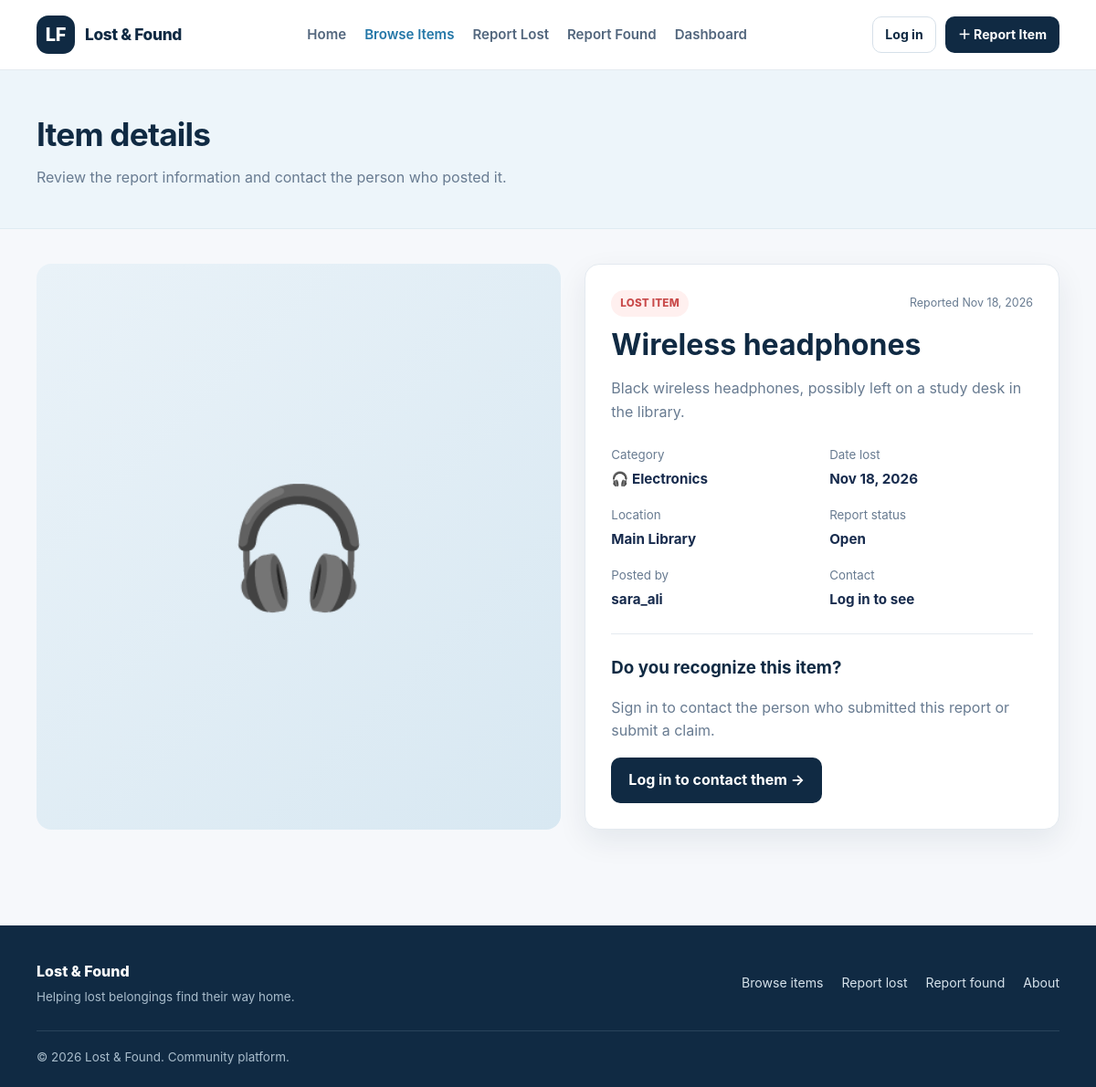
The app's page /item-details.php?id=1 with its own data.
### tables this page shows
CREATE TABLE `ItemReports` (
  `ReportID` int(11) NOT NULL AUTO_INCREMENT,
  `user_id` int(11) NOT NULL,
  `category_id` int(11) NOT NULL,
  `Title` varchar(100) NOT NULL,
  `Location` varchar(120) NOT NULL,
  `ItemDate` date NOT NULL,
  `Description` text NOT NULL,
  `Contact` varchar(120) DEFAULT NULL,
  `Photo` longblob DEFAULT NULL,
  `PhotoMime` varchar(50) DEFAULT NULL,
  `Status` enum('lost','found') NOT NULL,
  `ReportState` enum('open','returned') NOT NULL DEFAULT 'open',
  `CreatedAt` timestamp NULL DEFAULT current_timestamp(),
  PRIMARY KEY (`ReportID`),
  KEY `fk_reports_user` (`user_id`),
  KEY `fk_reports_category` (`category_id`),
  CONSTRAINT `fk_reports_category` FOREIGN KEY (`category_id`) REFERENCES `Category` (`category_id`) ON UPDATE CASCADE,
  CONSTRAINT `fk_reports_user` FOREIGN KEY (`user_id`) REFERENCES `Student` (`user_id`) ON DELETE CASCADE ON UPDATE CASCADE
);

CREATE TABLE `Category` (
  `category_id` int(11) NOT NULL AUTO_INCREMENT,
  `category_name` varchar(50) NOT NULL,
  `icon` varchar(10) NOT NULL,
  PRIMARY KEY (`category_id`),
  UNIQUE KEY `category_name` (`category_name`)
);

CREATE TABLE `Student` (
  `user_id` int(11) NOT NULL,
  `user_name` varchar(30) NOT NULL,
  `password` varchar(255) NOT NULL,
  `email` varchar(100) NOT NULL,
  `role` enum('student','admin') NOT NULL DEFAULT 'student',
  `created_at` timestamp NULL DEFAULT current_timestamp(),
  PRIMARY KEY (`user_id`),
  UNIQUE KEY `user_name` (`user_name`),
  UNIQUE KEY `email` (`email`)
);

### sql/config.php (called while the page is built, shortened)
<?php
function db_settings(): array
{
    $db_host = 'localhost';
    $db_user = 'root';
    $db_password = '';
    $db_name = 'yu_lost_found';
    return [$db_host, $db_user, $db_password, $db_name];
}
function db(): mysqli
{
    [$host, $user, $pass, $name] = db_settings();
    $conn = @mysqli_connect($host, $user, $pass, $name);
    mysqli_set_charset($conn, 'utf8mb4');
    return $conn;
}
function db_errno(?int $set = null): int
{
    static $errno = 0;
    if ($set !== null) {
        $errno = $set;
    }
    return $errno;
}
function db_run(string $sql, string $types = '', array $params = [])
{
    $stmt = mysqli_prepare(db(), $sql);
    if ($types !== '') {
        $blobs = [];
        mysqli_stmt_bind_param($stmt, $types, ...$params);
    }
    if (!mysqli_stmt_execute($stmt)) {
        db_errno(mysqli_stmt_errno($stmt));
        error_log('SQL execute failed: ' . mysqli_stmt_error($stmt));
        mysqli_stmt_close($stmt);
        return false;
    }
    return $stmt;
}
function db_select(string $sql, string $types = '', array $params = []): array
{
    $stmt = db_run($sql, $types, $params);
    $result = mysqli_stmt_get_result($stmt);
    $rows = $result ? mysqli_fetch_all($result, MYSQLI_ASSOC) : [];
    return $rows;
}
function db_select_one(string $sql, string $types = '', array $params = []): ?array
{
    $rows = db_select($sql, $types, $params);
    return $rows[0] ?? null;
}
function e($value): string
{
    return htmlspecialchars((string) $value, ENT_QUOTES, 'UTF-8');
}
function fmt_date(?string $date): string
{
    return $date ? date('M d, Y', strtotime($date)) : '';
}
function is_logged_in(): bool
{
    return isset($_SESSION['user_id']);
}
function is_admin(): bool
{
    return ($_SESSION['role'] ?? '') === 'admin';
}

### html/item-details.php (the view, shortened to what this page needs)
<?php
require_once __DIR__ . '/../sql/config.php';
$id = (int) ($_GET['id'] ?? 0);
$r = db_select_one(
    'SELECT r.*, (r.Photo IS NOT NULL) AS has_photo, c.category_name, c.icon, s.user_name
       FROM ItemReports r
       JOIN Category c ON c.category_id = r.category_id
       JOIN Student  s ON s.user_id = r.user_id
      WHERE r.ReportID = ?', 'i', [$id]);
$is_owner = is_logged_in() && (int) $r['user_id'] === current_user_id();
$can_manage = $is_owner || is_admin();
include __DIR__ . '/inc/header.php';
?>
<main>
    <section class="page-hero">
        <div class="container"><h1>Item details</h1><p>Review the report information and contact the person who posted it.</p></div>
    </section>
    <section class="container content">
        <div class="detail-layout">
            <div class="detail-image">
                <?php if ($r['has_photo']): ?>
                    <img src="../sql/image.php?id=<?= (int) $r['ReportID'] ?>" alt="Photo of <?= e($r['Title']) ?>">
                <?php else: ?>
                    <?= e($r['icon']) ?>
                <?php endif; ?>
            </div>
            <article class="card detail-panel">
                <div class="item-meta">
                    <span>
                        <span class="tag tag-<?= e($r['Status']) ?>"><?= strtoupper(e($r['Status'])) ?> ITEM</span>
                    </span>
                    <span class="hint">Reported <?= e(fmt_date($r['CreatedAt'])) ?></span>
                </div>
                <h1><?= e($r['Title']) ?></h1>
                <p class="pre-line detail-text"><?= e($r['Description']) ?></p>
                <div class="detail-list">
                    <div><small>Category</small><strong><?= e($r['icon'] . ' ' . $r['category_name']) ?></strong></div>
                    <div><small><?= $r['Status'] === 'lost' ? 'Date lost' : 'Date found' ?></small><strong><?= e(fmt_date($r['ItemDate'])) ?></strong></div>
                    <div><small>Location</small><strong><?= e($r['Location']) ?></strong></div>
                    <div><small>Report status</small><strong><?= $r['ReportState'] === 'returned' ? 'Returned' : 'Open' ?></strong></div>
                    <div><small>Posted by</small><strong><?= e($r['user_name']) ?></strong></div>
                    <div><small>Contact</small><strong><?= is_logged_in() ? e($r['Contact'] ?: 'Not provided') : 'Log in to see' ?></strong></div>
                </div>
                <hr class="divider">
                <?php if ($can_manage): ?>
                    <h3 class="panel-title">Manage this report</h3>
                    <div class="actions wrap">
                        <a class="btn btn-sm" href="edit-report.php?id=<?= (int) $r['ReportID'] ?>">Edit</a>
                        <?php if ($r['ReportState'] === 'open'): ?>
                            <form method="post" action="../sql/report_status.php" class="inline-form">
                                <?= csrf_field() ?><input type="hidden" name="report_id" value="<?= (int) $r['ReportID'] ?>">
                                <input type="hidden" name="state" value="returned">
                                <button class="btn btn-outline btn-sm" type="submit">Mark as returned</button>
                            </form>
                        <?php else: ?>
                            <form method="post" action="../sql/report_status.php" class="inline-form">
                                <?= csrf_field() ?><input type="hidden" name="report_id" value="<?= (int) $r['ReportID'] ?>">
                                <input type="hidden" name="state" value="open">
                                <button class="btn btn-outline btn-sm" type="submit">Re-open</button>
                            </form>
                        <?php endif; ?>
                        <form method="post" action="../sql/delete_report.php" class="inline-form" data-confirm="Delete this report permanently? This cannot be undone.">
                            <?= csrf_field() ?><input type="hidden" name="report_id" value="<?= (int) $r['ReportID'] ?>">
                            <button class="btn btn-danger btn-sm" type="submit">Delete</button>
                        </form>
                    </div>
                <?php elseif (!is_logged_in()): ?>
                    <h3 class="panel-title">Do you recognize this item?</h3>
                    <p class="muted">Sign in to contact the person who submitted this report or submit a claim.</p>
                    <a class="btn" href="login.php">Log in to contact them →</a>
                <?php elseif ($r['ReportState'] === 'returned'): ?>
                    <p class="muted">This item has already been returned to its owner.</p>
                <?php endif; ?>
            </article>
        </div>
    </section>
</main>
<?php include __DIR__ . '/inc/footer.php'; ?>

### html/css/style.css (style rules this page uses)
:root { --navy:#102a43;--navy-2:#173f5f;--blue:#2477a8;--sky:#eaf4fa; --ink:#172b4d;--muted:#687b91;--line:#e4eaf0;--bg:#f6f8fb; --white:#fff;--red:#c94b4b;--red-bg:#fff0ef;--green:#16845b;--green-bg:#e9f7f0; --shadow:0 12px 32px rgba(16,42,67,.08);--radius:16px; }
* { box-sizing:border-box }
html { scroll-behavior:smooth }
body { margin:0;font-family:Inter,ui-sans-serif,system-ui,-apple-system,"Segoe UI",sans-serif;color:var(--ink);background:var(--bg);line-height:1.6 }
a { color:inherit;text-decoration:none }
.container { width:min(1120px,calc(100% - 40px));margin:auto }
.btn { display:inline-flex;align-items:center;justify-content:center;gap:8px;padding:11px 18px;border:1px solid transparent;border-radius:10px;background:var(--navy);color:#fff;font-weight:700;cursor:pointer;transition:.2s }
.stat-card,.card,.panel { background:white;border:1px solid var(--line);border-radius:var(--radius);box-shadow:var(--shadow) }
.item-meta { display:flex;align-items:center;justify-content:space-between;gap:10px;margin-bottom:9px }
.tag { display:inline-flex;padding:5px 10px;border-radius:30px;font-size:.73rem;font-weight:800;letter-spacing:.2px }
.tag-lost { background:var(--red-bg);color:var(--red) }
.page-hero { background:#edf5fa;padding:42px 0;border-bottom:1px solid #dfebf2 }
.page-hero h1 { margin:0 0 7px;color:var(--navy);font-size:2.2rem;letter-spacing:-.8px }
.page-hero p { margin:0;color:var(--muted) }
.content { padding:38px 0 70px }
.hint { font-size:.78rem;color:var(--muted) }
.detail-layout { display:grid;grid-template-columns:1.05fr .95fr;gap:26px }
.detail-image { min-height:360px;border-radius:var(--radius);background:linear-gradient(135deg,#e9f2f8,#d8e8f2);display:grid;place-items:center;font-size:8rem }
.detail-panel { padding:28px }
.detail-panel h1 { font-size:2rem;line-height:1.2;color:var(--navy);margin:12px 0 }
.detail-list { display:grid;grid-template-columns:1fr 1fr;gap:16px;margin:24px 0 }
.detail-list small { display:block;color:var(--muted);margin-bottom:3px }
.detail-list strong { font-size:.95rem }
.muted { color:var(--muted) }
.pre-line { white-space:pre-line }
.divider { border:0;border-top:1px solid var(--line);margin:22px 0 }
.detail-text { color:var(--muted) }
.panel-title { margin:0 0 7px;color:var(--navy) }
.item-visual,.detail-image { overflow:hidden }

### records on screen
itemreports: category.icon "🎧", Status "LOST", CreatedAt "Nov 18, 2026", Title "Wireless headphones", Description "Black wireless headphones, possibly left on a study desk in the library.", category.category_name "🎧 Electronics", ItemDate "Nov 18, 2026", Location "Main Library", user.user_name "sara_ali"

### other values on screen
$label "Home"
$label "Browse Items"
$label "Report Lost"
$label "Report Found"
$label "Dashboard"
